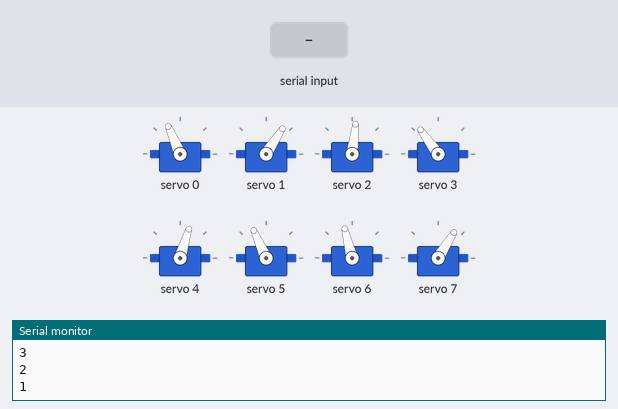
Bench run of a sketch on a simulated ESP32. Shown: 8 × servo, the last lines printed to the serial monitor. Inputs (shaded band) come from the test bench.

Above: at 12.2 s.
12.3 s: "2" received over Serial
At 13.11 s:
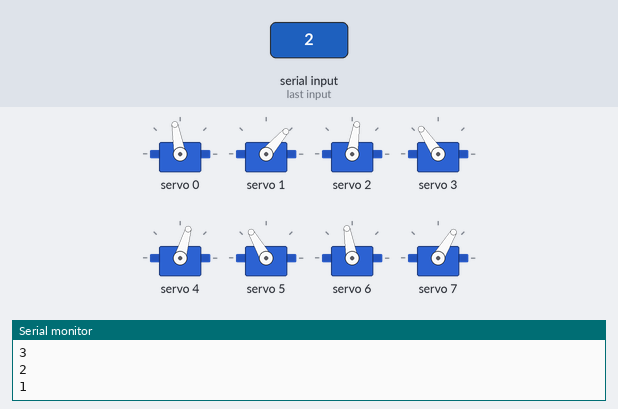
15.3 s: "1" received over Serial
18.3 s: "0" received over Serial
At 18.8 s:
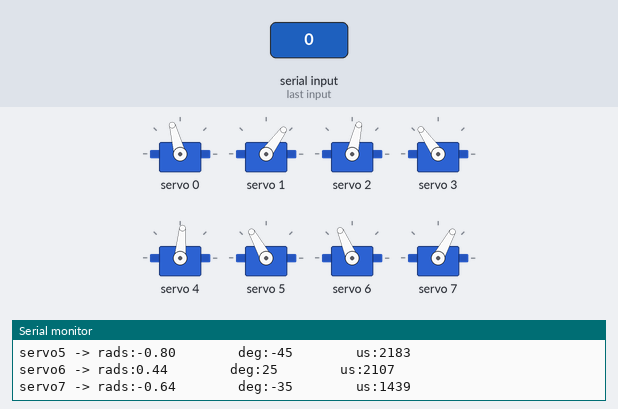
Timing chart, 0 to 21.3 s (numbered marks = the images above; inputs shaded):
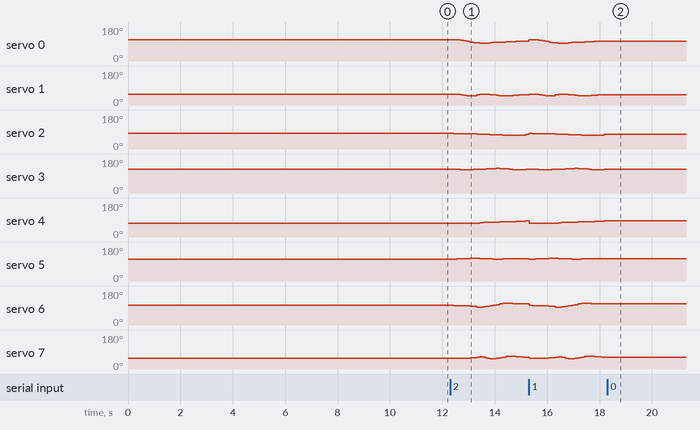

Measured:
- after the input at 12.3 s, servo 0: 113° → 110° after 0.38 s, → 107° 0.13 s later, → 104° 0.13 s later, → 100° 0.13 s later, … (17 changes in this stretch); servo 1: 57° → 58° after 0.13 s, → 55° 0.25 s later, → 52° 0.13 s later, → 49° 0.13 s later, … (18 changes in this stretch)
- after the input at 18.3 s, servo 0: stops changing and stays 105°; servo 1: stops changing and stays 54°; servo 2: stops changing and stays 77°; servo 3: stops changing and stays 125°; servo 4: stops changing and stays 85°

The sketch:

3D_SS_4.ino
```cpp
// HOW TO:
// ------------------------------
// Serial input = 2 -> Steps through gait sequence once and stops at the end.
// Serial input = 1 -> Steps through gait sequence in a loop.
// Serial input = 0 -> Stops infinite loop at the node where it is at that moment

//Gait template
#include <Wire.h>
#include <Adafruit_PWMServoDriver.h>

Adafruit_PWMServoDriver pca9685 = Adafruit_PWMServoDriver();

#define SERVO_FREQ 300
#define SER0 0 //Hip 1
#define SER1 1 //Knee 1
#define SER2 2 //Hip 2
#define SER3 3 //Knee 2
#define SER4 4 //Hip 3
#define SER5 5 //Knee 3
#define SER6 6 //Hip 4
#define SER7 7 //Knee 4

// Travelled 18 cm forward, turned 12deg to the right

// Insert servo angles here:
// For 3D gaits, these angles are obtained from linearisation.py
// For 2D gaits, these angles are obtained from 2D_trajectory_reader.py
float SS_servo0[] = {-0.48236425, -0.48774284, -0.47488233, -0.41315501, -0.33647658, -0.25533113, -0.16727848, -0.09905704, -0.06956389, -0.04204525, -0.01980366, -0.03090918, -0.07373602, -0.10698131, -0.13098437, -0.1513393 , -0.1706055 , -0.19090065, -0.21204543, -0.23053116, -0.24791628, -0.26253795, -0.27528029, -0.28369679, -0.29476843, -0.30596245, -0.32045116, -0.33393858, -0.34986493, -0.36580642, -0.3857588 , -0.40674348, -0.42602284, -0.44122222, -0.45154541, -0.45979183, -0.46703756, -0.47621123, -0.48246693, -0.48072759};
float SS_servo1[] = {0.73662829, 0.71436711, 0.717496  , 0.78502018, 0.86213943, 0.92601361, 0.94065067, 0.89761657, 0.82566106, 0.75525222, 0.69979565, 0.70642761, 0.7794645 , 0.84114057, 0.88387967, 0.91190332, 0.92598312, 0.92272845, 0.90374644, 0.87856407, 0.85618016, 0.83451651, 0.81695142, 0.80642414, 0.80694371, 0.81025513, 0.81815957, 0.81752463, 0.81354126, 0.81360125, 0.82554318, 0.83810406, 0.84119485, 0.83819697, 0.83561534, 0.83074398, 0.82470747, 0.8199536 , 0.79899137, 0.74977503};
float SS_servo2[] = {-0.23006858, -0.24468289, -0.26074877, -0.26627694, -0.27288134, -0.28287149, -0.29583786, -0.31116834, -0.33025037, -0.35000318, -0.37059089, -0.39446475, -0.41577157, -0.42859094, -0.43365835, -0.43507013, -0.43880921, -0.44583917, -0.44869678, -0.45697416, -0.46907455, -0.4808435 , -0.46287861, -0.39918025, -0.32524176, -0.24556484, -0.1608834 , -0.09974194, -0.0726053 , -0.04514961, -0.02433892, -0.0326804 , -0.07645375, -0.11373943, -0.1373988 , -0.15620181, -0.17079989, -0.18577373, -0.2041589 , -0.22223886};
float SS_servo3[] = {0.7200893 , 0.71623538, 0.70478051, 0.68930358, 0.68301404, 0.68707944, 0.69771655, 0.70666378, 0.71332504, 0.72648271, 0.75057354, 0.77925586, 0.8026755 , 0.81835132, 0.82050711, 0.81103853, 0.79694346, 0.77137861, 0.72181625, 0.68189433, 0.65435191, 0.63215248, 0.63663861, 0.70656878, 0.78571362, 0.84287502, 0.83821224, 0.79130795, 0.71630803, 0.64433467, 0.58215763, 0.57314944, 0.63096474, 0.67658135, 0.70159701, 0.71708536, 0.72337325, 0.72745621, 0.7299826 , 0.72059476};
float SS_servo4[] = {0.49085905, 0.48992916, 0.4908276 , 0.48749805, 0.48816241, 0.48892166, 0.48539689, 0.47435034, 0.45588305, 0.43151716, 0.41274332, 0.39319692, 0.37521815, 0.35981027, 0.35040655, 0.34576902, 0.34069209, 0.32746374, 0.30510823, 0.28087079, 0.26174182, 0.24472155, 0.22845045, 0.21683717, 0.20441394, 0.18972883, 0.16966281, 0.14044009, 0.09571252, 0.06374162, 0.07231265, 0.09992717, 0.13218409, 0.1816209 , 0.25033115, 0.32113267, 0.39590929, 0.46263225, 0.49377868, 0.4931051 };
float SS_servo5[] = {-0.67144885, -0.70317483, -0.74880031, -0.76733496, -0.7859642 , -0.80164502, -0.80864905, -0.80906508, -0.80546191, -0.78519025, -0.7664647 , -0.7468892 , -0.73007582, -0.70973443, -0.69971081, -0.7039065 , -0.71647372, -0.72933296, -0.74046108, -0.75048264, -0.76834223, -0.78519184, -0.79421991, -0.79893801, -0.79677259, -0.78709596, -0.76765165, -0.7346266 , -0.67713851, -0.64115185, -0.68319329, -0.75786973, -0.84338248, -0.91393408, -0.91275537, -0.86415698, -0.79292552, -0.7020068 , -0.6276034 , -0.65975246};
float SS_servo6[] = {0.24779642, 0.24351495, 0.23195044, 0.21732222, 0.19959513, 0.18054751, 0.157336  , 0.12725897, 0.08473258, 0.06440069, 0.09249871, 0.13240186, 0.18617347, 0.2580522 , 0.33814525, 0.41720071, 0.47623517, 0.49380123, 0.47061838, 0.43848476, 0.42907004, 0.43745947, 0.44358696, 0.44335564, 0.4389935 , 0.43442708, 0.42511958, 0.41503967, 0.40141084, 0.38016526, 0.35911728, 0.34134147, 0.32864246, 0.31429814, 0.29961491, 0.28443241, 0.27410619, 0.26678881, 0.25960858, 0.24888699};
float SS_servo7[] = {-0.69444085, -0.71965463, -0.74116878, -0.73899842, -0.72296157, -0.70036441, -0.66830758, -0.62910652, -0.57359835, -0.55667647, -0.62479546, -0.71033295, -0.77432575, -0.76022899, -0.71323571, -0.65362003, -0.56127418, -0.48657387, -0.47936639, -0.46362323, -0.49271162, -0.55474936, -0.60451314, -0.62701793, -0.63698437, -0.64434217, -0.64483339, -0.65144366, -0.66033146, -0.64980636, -0.63562194, -0.62847932, -0.63616432, -0.6386436 , -0.63242503, -0.6239701 , -0.62518611, -0.63544138, -0.65615897, -0.68005515};

int node=0;
int first=0;
int input=0;
int end_time=0;
int time_step=120000;
int steps = sizeof(SS_servo0)/sizeof(SS_servo0[0]);
int one_print = 0;

// -------------------Joint configurations-------------------
int servo0=0;
int servo0_deg=0;
int servo1=0;
int servo1_deg=0;
int servo2=0;
int servo2_deg=0;
int servo3=0;
int servo3_deg=0;
int servo4=0;
int servo4_deg=0;
int servo5=0;
int servo5_deg=0;
int servo6=0;
int servo6_deg=0;
int servo7=0;
int servo7_deg=0;

void setup() {
  Serial.begin(115200);
  pca9685.begin();

  pca9685.setOscillatorFrequency(27000000); //Value between 24MHz and 27MHz, tuned for this setup
  pca9685.setPWMFreq(SERVO_FREQ);
  delay (1000);

  servo0_deg=SS_servo0[0]/3.14159265*180;
        servo0=map(servo0_deg,-38,90,2200,1030);
        servo1_deg=SS_servo1[0]/3.14159265*180;
        servo1=map(servo1_deg,-90,90,2600,950);
        servo2_deg=SS_servo2[0]/3.14159265*180;
        servo2=map(servo2_deg,-37,90,1500,2670);
        servo3_deg=SS_servo3[0]/3.14159265*180;
        servo3=map(servo3_deg,-90,90,1100,2700);
        servo4_deg=SS_servo4[0]/3.14159265*180;
        servo4=map(servo4_deg,-90,38,2700,1500);
        servo5_deg=SS_servo5[0]/3.14159265*180;
        servo5=map(servo5_deg,-90,90,2600,930);
        servo6_deg=SS_servo6[0]/3.14159265*180;
        servo6=map(servo6_deg,-90,38,850,2250);
        servo7_deg=SS_servo7[0]/3.14159265*180;
        servo7=map(servo7_deg,-90,90,920,2620);

        pca9685.setPWM(SER0,0,servo0);
        pca9685.setPWM(SER1,0,servo1);
        pca9685.setPWM(SER2,0,servo2);
        pca9685.setPWM(SER3,0,servo3);
        pca9685.setPWM(SER4,0,servo4);
        pca9685.setPWM(SER5,0,servo5);
        pca9685.setPWM(SER6,0,servo6);
        pca9685.setPWM(SER7,0,servo7);

        Serial.print("Node:");
        Serial.println(node);
        Serial.print("servo0 -> rads:");
        Serial.print(SS_servo0[node]);
        Serial.print("        deg:");
        Serial.print(servo0_deg);
        Serial.print("        us:");
        Serial.println(servo0);
        Serial.print("servo1 -> rads:");
        Serial.print(SS_servo1[node]);
        Serial.print("        deg:");
        Serial.print(servo1_deg);
        Serial.print("        us:");
        Serial.println(servo1);
        Serial.print("servo2 -> rads:");
        Serial.print(SS_servo2[node]);
        Serial.print("        deg:");
        Serial.print(servo2_deg);
        Serial.print("        us:");
        Serial.println(servo2);
        Serial.print("servo3 -> rads:");
        Serial.print(SS_servo3[node]);
        Serial.print("        deg:");
        Serial.print(servo3_deg);
        Serial.print("        us:");
        Serial.println(servo3);
        Serial.print("servo4 -> rads:");
        Serial.print(SS_servo4[node]);
        Serial.print("        deg:");
        Serial.print(servo4_deg);
        Serial.print("        us:");
        Serial.println(servo4);
        Serial.print("servo5 -> rads:");
        Serial.print(SS_servo5[node]);
        Serial.print("        deg:");
        Serial.print(servo5_deg);
        Serial.print("        us:");
        Serial.println(servo5);
        Serial.print("servo6 -> rads:");
        Serial.print(SS_servo6[node]);
        Serial.print("        deg:");
        Serial.print(servo6_deg);
        Serial.print("        us:");
        Serial.println(servo6);
        Serial.print("servo7 -> rads:");
        Serial.print(SS_servo7[node]);
        Serial.print("        deg:");
        Serial.print(servo7_deg);
        Serial.print("        us:");
        Serial.println(servo7);

        Serial.println("10");
        delay(1000);
        Serial.println("9");
        delay(1000);
        Serial.println("8");
        delay(1000);
        Serial.println("7");
        delay(1000);
        Serial.println("6");
        delay(1000);
        Serial.println("5");
        delay(1000);
        Serial.println("4");
        delay(1000);
        Serial.println("3");
        delay(1000);
        Serial.println("2");
        delay(1000);
        Serial.println("1");
        delay(1000);

}

void loop()
{
  if(Serial.available()>0)
  {
    first=Serial.read();
    if(first=='2')
    {
      input=2;
      node=0;
      one_print=1;
    }
    if(first=='1')
    {
      input=1;
      node=0;
      one_print=1;
    }
    if(first=='0')
    {
      input=0;
    }
  }
  if(input==1 or input==2)
  {
      if(esp_timer_get_time()>=end_time)
      {
        servo0_deg=SS_servo0[node]/3.14159265*180;
        servo0=map(servo0_deg,-38,90,2200,1030);
        servo1_deg=SS_servo1[node]/3.14159265*180;
        servo1=map(servo1_deg,-90,90,2600,950);
        servo2_deg=SS_servo2[node]/3.14159265*180;
        servo2=map(servo2_deg,-37,90,1500,2670);
        servo3_deg=SS_servo3[node]/3.14159265*180;
        servo3=map(servo3_deg,-90,90,1100,2700);
        servo4_deg=SS_servo4[node]/3.14159265*180;
        servo4=map(servo4_deg,-90,38,2700,1500);
        servo5_deg=SS_servo5[node]/3.14159265*180;
        servo5=map(servo5_deg,-90,90,2600,930);
        servo6_deg=SS_servo6[node]/3.14159265*180;
        servo6=map(servo6_deg,-90,38,850,2250);
        servo7_deg=SS_servo7[node]/3.14159265*180;
        servo7=map(servo7_deg,-90,90,920,2620);

        pca9685.setPWM(SER0,0,servo0);
        pca9685.setPWM(SER1,0,servo1);
        pca9685.setPWM(SER2,0,servo2);
        pca9685.setPWM(SER3,0,servo3);
        pca9685.setPWM(SER4,0,servo4);
        pca9685.setPWM(SER5,0,servo5);
        pca9685.setPWM(SER6,0,servo6);
        pca9685.setPWM(SER7,0,servo7);

        node+=1;
        if(node>=steps and input==1)
        {
          Serial.print("Input:");
          Serial.println(input);
          node=0;
        }
        if(node>=steps and input==2)
        {
          Serial.print("Input:");
          Serial.println(input);
          input=0;
        }
         end_time=esp_timer_get_time()+time_step;
      }
   }

  if(input == 0)
  {
        pca9685.setPWM(SER0,0,servo0);
        pca9685.setPWM(SER1,0,servo1);
        pca9685.setPWM(SER2,0,servo2);
        pca9685.setPWM(SER3,0,servo3);
        pca9685.setPWM(SER4,0,servo4);
        pca9685.setPWM(SER5,0,servo5);
        pca9685.setPWM(SER6,0,servo6);
        pca9685.setPWM(SER7,0,servo7);

        if(one_print==1)
        {
          Serial.print("Input:");
          Serial.println(input);
          Serial.print("Node:");
          Serial.println(node);
          Serial.print("servo0 -> rads:");
          Serial.print(SS_servo0[node]);
          Serial.print("        deg:");
          Serial.print(servo0_deg);
          Serial.print("        us:");
          Serial.println(servo0);
          Serial.print("servo1 -> rads:");
          Serial.print(SS_servo1[node]);
          Serial.print("        deg:");
          Serial.print(servo1_deg);
          Serial.print("        us:");
          Serial.println(servo1);
          Serial.print("servo2 -> rads:");
          Serial.print(SS_servo2[node]);
          Serial.print("        deg:");
          Serial.print(servo2_deg);
          Serial.print("        us:");
          Serial.println(servo2);
          Serial.print("servo3 -> rads:");
          Serial.print(SS_servo3[node]);
          Serial.print("        deg:");
          Serial.print(servo3_deg);
          Serial.print("        us:");
          Serial.println(servo3);
          Serial.print("servo4 -> rads:");
          Serial.print(SS_servo4[node]);
          Serial.print("        deg:");
          Serial.print(servo4_deg);
          Serial.print("        us:");
          Serial.println(servo4);
          Serial.print("servo5 -> rads:");
          Serial.print(SS_servo5[node]);
          Serial.print("        deg:");
          Serial.print(servo5_deg);
          Serial.print("        us:");
          Serial.println(servo5);
          Serial.print("servo6 -> rads:");
          Serial.print(SS_servo6[node]);
          Serial.print("        deg:");
          Serial.print(servo6_deg);
          Serial.print("        us:");
          Serial.println(servo6);
          Serial.print("servo7 -> rads:");
          Serial.print(SS_servo7[node]);
          Serial.print("        deg:");
          Serial.print(servo7_deg);
          Serial.print("        us:");
          Serial.println(servo7);
          one_print=0;
        }

  }
}
```
